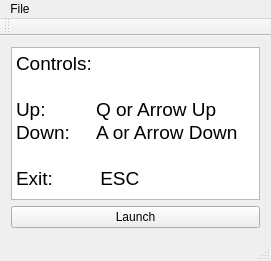
<?xml version="1.0" encoding="UTF-8"?>
<ui version="4.0">
 <class>MainWindow</class>
 <widget class="QMainWindow" name="MainWindow">
  <property name="geometry">
   <rect>
    <x>0</x>
    <y>0</y>
    <width>271</width>
    <height>261</height>
   </rect>
  </property>
  <property name="focusPolicy">
   <enum>Qt::StrongFocus</enum>
  </property>
  <property name="windowTitle">
   <string>Launcher</string>
  </property>
  <property name="animated">
   <bool>false</bool>
  </property>
  <widget class="QWidget" name="centralWidget">
   <layout class="QGridLayout" name="gridLayout">
    <item row="0" column="0">
     <widget class="QTextBrowser" name="textBrowser">
      <property name="html">
       <string>&lt;!DOCTYPE HTML PUBLIC &quot;-//W3C//DTD HTML 4.0//EN&quot; &quot;http://www.w3.org/TR/REC-html40/strict.dtd&quot;&gt;
&lt;html&gt;&lt;head&gt;&lt;meta name=&quot;qrichtext&quot; content=&quot;1&quot; /&gt;&lt;style type=&quot;text/css&quot;&gt;
p, li { white-space: pre-wrap; }
&lt;/style&gt;&lt;/head&gt;&lt;body style=&quot; font-family:'Ubuntu'; font-size:11pt; font-weight:400; font-style:normal;&quot;&gt;
&lt;p style=&quot; margin-top:0px; margin-bottom:0px; margin-left:0px; margin-right:0px; -qt-block-indent:0; text-indent:0px;&quot;&gt;&lt;span style=&quot; font-size:14pt;&quot;&gt;Controls:&lt;/span&gt;&lt;/p&gt;
&lt;p style=&quot;-qt-paragraph-type:empty; margin-top:0px; margin-bottom:0px; margin-left:0px; margin-right:0px; -qt-block-indent:0; text-indent:0px; font-size:14pt;&quot;&gt;&lt;/p&gt;
&lt;p style=&quot; margin-top:0px; margin-bottom:0px; margin-left:0px; margin-right:0px; -qt-block-indent:0; text-indent:0px;&quot;&gt;&lt;span style=&quot; font-size:14pt;&quot;&gt;Up:	Q or Arrow Up&lt;/span&gt;&lt;/p&gt;
&lt;p style=&quot; margin-top:0px; margin-bottom:0px; margin-left:0px; margin-right:0px; -qt-block-indent:0; text-indent:0px;&quot;&gt;&lt;span style=&quot; font-size:14pt;&quot;&gt;Down:	A or Arrow Down&lt;/span&gt;&lt;/p&gt;
&lt;p style=&quot;-qt-paragraph-type:empty; margin-top:0px; margin-bottom:0px; margin-left:0px; margin-right:0px; -qt-block-indent:0; text-indent:0px; font-size:14pt;&quot;&gt;&lt;/p&gt;
&lt;p style=&quot; margin-top:0px; margin-bottom:0px; margin-left:0px; margin-right:0px; -qt-block-indent:0; text-indent:0px;&quot;&gt;&lt;span style=&quot; font-size:14pt;&quot;&gt;Exit:         ESC&lt;/span&gt;&lt;/p&gt;&lt;/body&gt;&lt;/html&gt;</string>
      </property>
     </widget>
    </item>
    <item row="1" column="0">
     <widget class="QPushButton" name="launchButton">
      <property name="focusPolicy">
       <enum>Qt::WheelFocus</enum>
      </property>
      <property name="text">
       <string>Launch</string>
      </property>
      <property name="autoDefault">
       <bool>true</bool>
      </property>
      <property name="default">
       <bool>false</bool>
      </property>
     </widget>
    </item>
   </layout>
  </widget>
  <widget class="QMenuBar" name="menuBar">
   <property name="geometry">
    <rect>
     <x>0</x>
     <y>0</y>
     <width>271</width>
     <height>24</height>
    </rect>
   </property>
   <widget class="QMenu" name="menuFile">
    <property name="title">
     <string>File</string>
    </property>
    <addaction name="actionClose"/>
   </widget>
   <addaction name="menuFile"/>
  </widget>
  <widget class="QToolBar" name="mainToolBar">
   <attribute name="toolBarArea">
    <enum>TopToolBarArea</enum>
   </attribute>
   <attribute name="toolBarBreak">
    <bool>false</bool>
   </attribute>
  </widget>
  <widget class="QStatusBar" name="statusBar"/>
  <action name="actionClose">
   <property name="text">
    <string>Close</string>
   </property>
  </action>
 </widget>
 <layoutdefault spacing="6" margin="11"/>
 <resources/>
 <connections/>
</ui>
